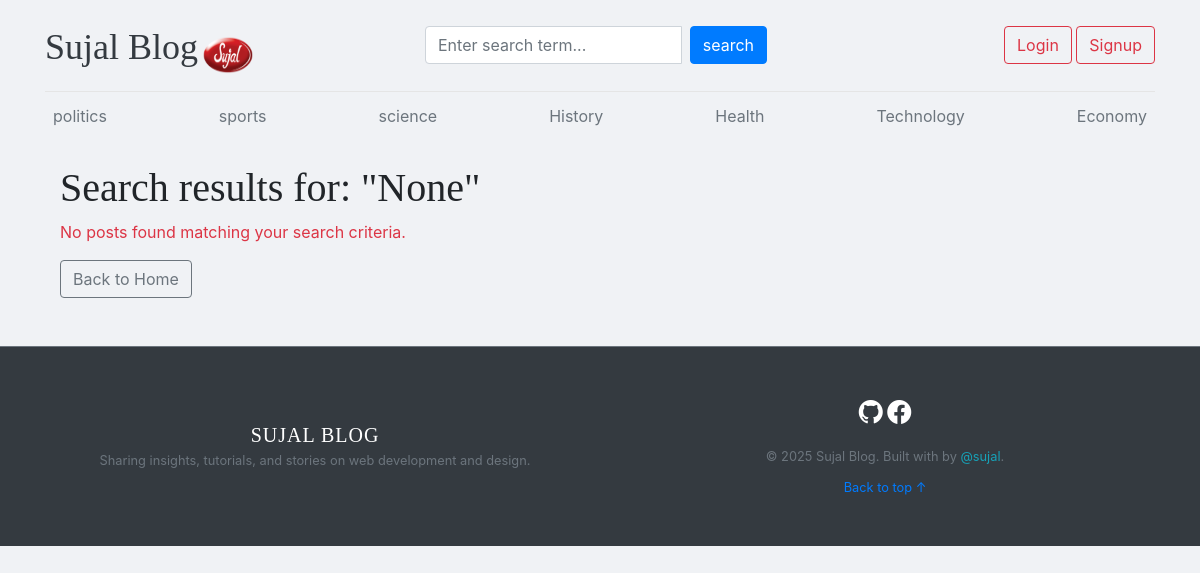
The app's page /search/ with its own data.
### blogs/models.py (models this page shows, shortened)
class Category(models.Model):
    category_name=models.CharField(max_length=50,unique=True)
    created_at=models.DateTimeField(auto_now_add=True)
    updated_at=models.DateField(auto_now=True)
    class Meta:
        verbose_name_plural='categories'

### blogs/views.py (the view, shortened to what this page needs)
# urls.py: path('search/',BlogView.search,name="search"),
def search(request):
    keyword = request.GET.get('keyword')
    blogs = None
    context = {
        "blogs": blogs,
        "keyword": keyword,
    }
    return render(request, 'search.html', context)

### blogs/context_processors.py (called while the page is built)
def get_categories(request):
    categories=Category.objects.all()
    return dict(categories=categories)

### templates/search.html
{% extends 'base.html' %}
{% load static %}
{% block body %}
<div class="container mt-4">
    <h1>Search results for: "{{ keyword }}"</h1>
    <div class="row mb-2">
        {% if blogs %}
        {% for i in blogs %}
        <div class="col-md-6">
            <div class="card border-0 shadow-sm mb-4">
                <div class="card-body">
                    <span class="badge bg-primary mb-2">{{ i.category.category_name }}</span>
                    <h3><a href="{% url 'blog' i.slug %}" class="text-dark text-decoration-none">{{ i.title }}</a></h3>
                    <small class="mb-1 text-muted">
                        {{ i.created_at|timesince }} ago | <strong>Author: {{ i.author.username }}</strong>
                    </small>
                    <p class="card-text mt-2">{{ i.short_description|truncatewords:20 }}</p>
                </div>
            </div>
        </div>
        {% endfor %}
        {% else %}
        <div class="col-12">
            <p class="text-danger">No posts found matching your search criteria.</p>
            <a href="{% url 'home' %}" class="btn btn-outline-secondary">Back to Home</a>
        </div>
        {% endif %}
    </div>
</div>
{% endblock body %}

### templates/base.html (shortened to what this page needs)
<!DOCTYPE html>
{% load static %}
<html lang="en">
<head>
  <link href="https://getbootstrap.com/docs/4.0/dist/css/bootstrap.min.css" rel="stylesheet">
  <link href="{% static 'css/blog.css' %}" rel="stylesheet">
  <link rel="stylesheet" href="https://cdnjs.cloudflare.com/ajax/libs/font-awesome/7.0.1/css/all.min.css" />
  <link rel="stylesheet" href="https://cdn.jsdelivr.net/npm/bootstrap-icons@1.11.3/font/bootstrap-icons.min.css">
</head>
<body>
<div class="main">
  <div class="container ">
    <header class="blog-header py-3">
      <div class="row flex-nowrap justify-content-between align-items-center">
        <div class="col-4 pt-1 ">
          <a class="blog-header-logo text-dark " href="/">Sujal Blog</a>
          <img src="{% static 'images/logo.png' %}" height="40px" width="50px" alt="">
        </div>
        <div class="col-4">
          <form action="{% url 'search' %}" method="GET">
            <div class="input-group">
              <input class="form-control" type="text" name="keyword" placeholder="Enter search term..."
                aria-label="Enter search term..." aria-describedby="button-search" />
              <button type="submit" class="btn btn-primary mx-2" id="button-search">search</button>
            </div>
          </form>
        </div>
        <div class="col-4 d-flex justify-content-end align-items-center">
          {% if not user.is_authenticated %}
          <a class="btn btn-md btn-outline-danger btn-success" href="{% url 'login' %}">Login</a> &nbsp;
          <a class="btn btn-md btn-outline-danger" href="{% url 'register' %}">Signup</a>
          {% endif %}
        </div>
      </div>
    </header>
    <div class="nav-scroller py-1 mb-2">
      <nav class="nav d-flex justify-content-between">
        {% for cat in categories %}
        <a class="p-2 text-muted fw-bold" href="{% url 'post_by_category' cat.id %}">{{cat.category_name}}</a>
        {% endfor %}
      </nav>
    </div>
    {% block body %}
    {% endblock body %}
  </div>
 <footer class="blog-footer bg-dark text-white mt-5 py-5 border-top border-secondary">
  <div class="container">
    <div class="row align-items-center">
      <div class="col-md-6 text-center text-md-start mb-4 mb-md-0">
        <h5 class="fw-bold text-uppercase mb-1" style="letter-spacing: 1px;">Sujal Blog</h5>
        <p class="text-secondary small mb-0">Sharing insights, tutorials, and stories on web development and design.</p>
      </div>
      <div class="col-md-6 text-center text-md-end">
        <div class="mb-3">
          <a href="https://github.com/sujallmajhi" target="_blank" class="text-white me-4 text-decoration-none shadow-sm">
            <i class="bi bi-github" style="font-size: 1.5rem;"></i>
          </a>
          <a href="https://www.facebook.com/share/1NXvtaTKYE/" target="_blank" class="text-white text-decoration-none shadow-sm">
            <i class="bi bi-facebook" style="font-size: 1.5rem;"></i>
          </a>
        </div>
        <p class="text-secondary small mb-0">
          &copy; 2025 Sujal Blog. Built with  by
          <a href="https://github.com/sujallmajhi" class="text-info text-decoration-none fw-bold">@sujal</a>.
        </p>
        <div class="mt-2">
            <a href="#" class="text-white-50 small text-decoration-none">Back to top ↑</a>
        </div>
      </div>
    </div>
  </div>
</footer>
</div>
</body>
</html>

### blogmain/static/css/blog.css (style rules this page uses)
.blog-header { border-bottom: 1px solid #e5e5e5; }
.blog-header-logo { font-family: "Playfair Display", Georgia, "Times New Roman", serif; font-size: 2.25rem; }
h1, h2, h3, h4, h5, h6 { font-family: "Playfair Display", Georgia, "Times New Roman", serif; }
.blog-footer { padding: 2.5rem 0; color: #727272; text-align: center; background-color: #f9f9f9; border-top: .05rem solid #e5e5e5; }
.blog-footer p:last-child { margin-bottom: 0; }
.main { background-color: #f0f2f5; min-height: 100vh; margin: 0; padding-bottom: 40px; }

### records on screen
Category: category_name "politics"
Category: category_name "sports"
Category: category_name "science"
Category: category_name "History"
Category: category_name "Health"
Category: category_name "Technology"
Category: category_name "Economy"

### other values on screen
{{ keyword }} "None"
